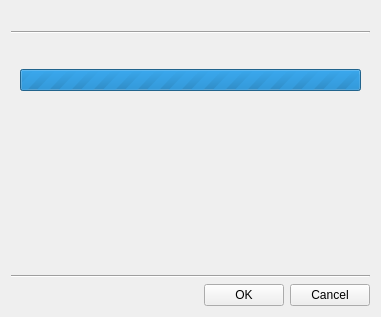
<?xml version="1.0" encoding="UTF-8"?>
<ui version="4.0">
 <class>Progress</class>
 <widget class="QWidget" name="Progress">
  <property name="geometry">
   <rect>
    <x>0</x>
    <y>0</y>
    <width>381</width>
    <height>317</height>
   </rect>
  </property>
  <property name="windowTitle">
   <string>Progress</string>
  </property>
  <layout class="QVBoxLayout" name="verticalLayout_2">
   <item>
    <layout class="QHBoxLayout" name="horizontalLayout_2">
     <item>
      <widget class="QLabel" name="label_2">
       <property name="text">
        <string/>
       </property>
       <property name="pixmap">
        <pixmap resource="../resources/resources.qrc">:/icons/32/Triangle</pixmap>
       </property>
      </widget>
     </item>
     <item>
      <widget class="QLabel" name="title">
       <property name="sizePolicy">
        <sizepolicy hsizetype="Expanding" vsizetype="Preferred">
         <horstretch>0</horstretch>
         <verstretch>0</verstretch>
        </sizepolicy>
       </property>
       <property name="text">
        <string/>
       </property>
       <property name="wordWrap">
        <bool>true</bool>
       </property>
      </widget>
     </item>
    </layout>
   </item>
   <item>
    <widget class="Line" name="line_2">
     <property name="orientation">
      <enum>Qt::Horizontal</enum>
     </property>
    </widget>
   </item>
   <item>
    <widget class="QWidget" name="widget" native="true">
     <layout class="QVBoxLayout" name="verticalLayout">
      <item>
       <widget class="QLabel" name="progress_label">
        <property name="text">
         <string/>
        </property>
        <property name="wordWrap">
         <bool>true</bool>
        </property>
       </widget>
      </item>
      <item>
       <widget class="QProgressBar" name="progress_bar">
        <property name="maximum">
         <number>0</number>
        </property>
        <property name="value">
         <number>-1</number>
        </property>
        <property name="textVisible">
         <bool>false</bool>
        </property>
       </widget>
      </item>
      <item>
       <spacer name="verticalSpacer">
        <property name="orientation">
         <enum>Qt::Vertical</enum>
        </property>
        <property name="sizeHint" stdset="0">
         <size>
          <width>20</width>
          <height>40</height>
         </size>
        </property>
       </spacer>
      </item>
     </layout>
    </widget>
   </item>
   <item>
    <widget class="Line" name="line">
     <property name="orientation">
      <enum>Qt::Horizontal</enum>
     </property>
    </widget>
   </item>
   <item>
    <layout class="QHBoxLayout" name="horizontalLayout">
     <item>
      <spacer name="horizontalSpacer">
       <property name="orientation">
        <enum>Qt::Horizontal</enum>
       </property>
       <property name="sizeHint" stdset="0">
        <size>
         <width>40</width>
         <height>20</height>
        </size>
       </property>
      </spacer>
     </item>
     <item>
      <widget class="QPushButton" name="ok">
       <property name="text">
        <string>OK</string>
       </property>
      </widget>
     </item>
     <item>
      <widget class="QPushButton" name="cancel">
       <property name="text">
        <string>Cancel</string>
       </property>
      </widget>
     </item>
    </layout>
   </item>
  </layout>
 </widget>
 <resources>
  <include location="../resources/resources.qrc"/>
  <include location="../resources/resources.qrc"/>
  <include location="../resources/resources.qrc"/>
  <include location="../resources/resources.qrc"/>
  <include location="../resources/resources.qrc"/>
  <include location="../resources/resources.qrc"/>
  <include location="../resources/resources.qrc"/>
  <include location="../resources/resources.qrc"/>
  <include location="../resources/resources.qrc"/>
  <include location="../resources/resources.qrc"/>
  <include location="../resources/resources.qrc"/>
  <include location="../resources/resources.qrc"/>
 </resources>
 <connections/>
</ui>
